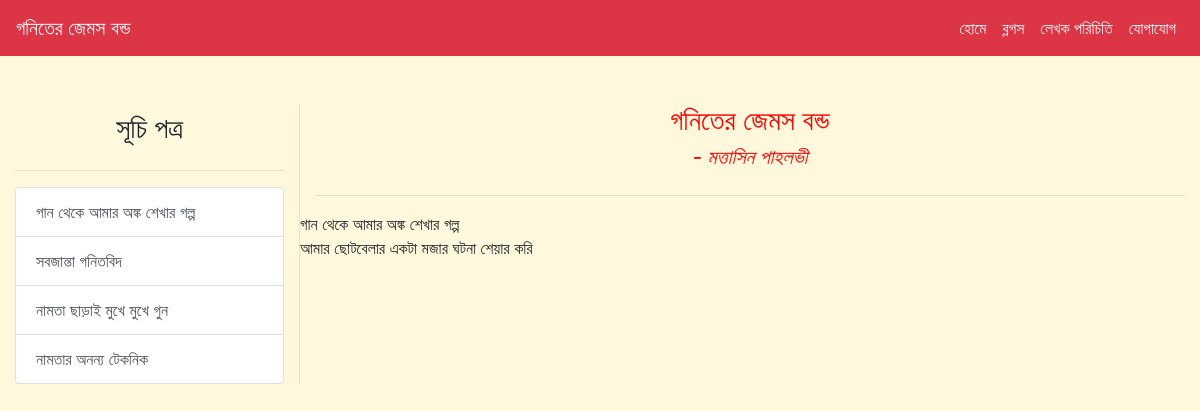
The page / on the database its author committed.
### app/models/chapter.py (models this page shows, shortened)
class Chapter(models.Model):
    chapter_name = models.CharField(max_length=150)
    @staticmethod
    def get_all_chapter():
        return Chapter.objects.all()

### app/models/content.py (models this page shows, shortened)
class Content(models.Model):
    title = models.CharField(max_length=150)
    desc = models.TextField()
    chapter_name = models.ForeignKey(Chapter, on_delete=models.CASCADE, default=1)
    @staticmethod
    def get_all_contents():
        return Content.objects.all()

### app/views/home.py (the view)
# urls.py: path('',home.Home.as_view(), name="home"),
class Home(View):
    def get(self, request):
        chapter = Chapter.get_all_chapter()
        contents = Content.get_all_contents()
        print(request.GET)
        context = {'contents': contents, 'chapter': chapter}
        return render(request, 'home.html', context)

### app/templates/home.html (shortened to what this page needs)
{% extends 'base.html'%}
{% load static%}
{% block body %}
<div class="container-fluid py-5">
    <div class="row">
        <div class="col-md-3 border-right">
            <div class="h3 text-center  py-2">সূচি পত্র</div>
            <hr>
            <div class="list-group">
                {% for cha in chapter%}
                <a href="?chapter={{cha.id}}" class="list-group-item list-group-item-action"> {{cha.chapter_name}}</a>
                {% endfor %}
            </div>
        </div>
        <div class="col-md-9">
            <div class="row">
                <div class="heading col-md-12 text-center">
                    <p class="h3">
                        গনিতের জেমস বন্ড <br> <cite class="h5">- মত্তাসিন পাহলভী </cite>
                    </p>
                </div>
            </div>
            <hr>
            <div class="row">
                {% for content in contents%}
                {{content.title}} <br>
                {{content.desc}}
                {% endfor %}
            </div>
        </div>
    </div>
</div>
{% endblock %}

### app/static/style.css (style rules this page uses)
* { margin:0px; padding:0px; text-decoration:none; box-sizing:border-box; }
body { background-color:cornsilk; }
.heading { color:red; }

### rows shown on the page
Chapter: chapter_name "গান থেকে আমার অঙ্ক শেখার গল্প"
Chapter: chapter_name "সবজান্তা গনিতবিদ"
Chapter: chapter_name "নামতা ছাড়াই মুখে মুখে গুন"
Chapter: chapter_name "নামতার অনন্য টেকনিক"
Content: title "গান থেকে আমার অঙ্ক শেখার গল্প", desc "আমার ছোটবেলার একটা মজার ঘটনা শেয়ার করি"
